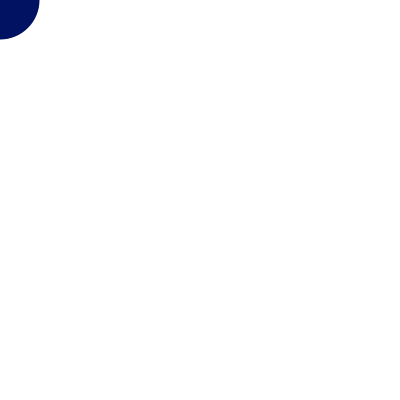
Frame 1 (no input)
Frame 60 (the mouse pressed at the canvas centre just before this capture): identical to frame 1, image omitted
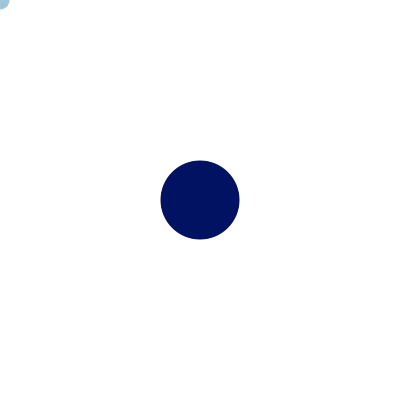
Frame 120 (the mouse held since frame 60 and released just before this capture)

The Processing sketch that drew these frames (run headless with seeded random() and noise(); from frame 60 on, the mouse is pressed at the canvas centre):

// Processing sketch: processing_140140
// ── processing_140140.pde

//x and y positions 
int[] xpos = new int[80];
int[] ypos = new int[80];


void setup(){
  size(400,400);
  smooth();
}
void draw(){
  background(255);
  //shift array values
  //shift all elements down one spot 
  //xpos[0]=xpos[1],xpos[1]=xpos[2],and so on
  //stop at second to the last element 
  //this is what moving up the arraies
  //this is where it is making it possible for the followers to follow the leader 

  for ( int i = 0; i<xpos.length-1 ; i++){
    xpos[i]= xpos[i+1];
    ypos[i]= ypos[i+1];
  }
  
  //New Location
  //update the last spot in the array with the mouse location
  //because the 50 wideness has to start from mouseX,mouseY
  xpos[xpos.length-1] = mouseX;
  ypos[ypos.length-1] = mouseY;
  
  //draw everything 
  for(int i = 0; i<xpos.length; i++){
    noStroke();
    fill((255-i*5),(255-i*3),(255-i*2));
    ellipse(xpos[i],ypos[i],i,i);
  }
}
  
